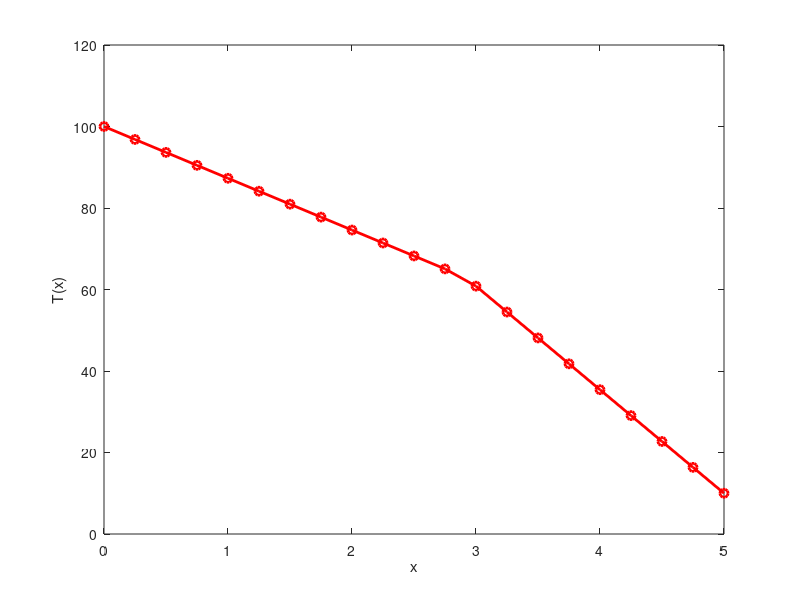
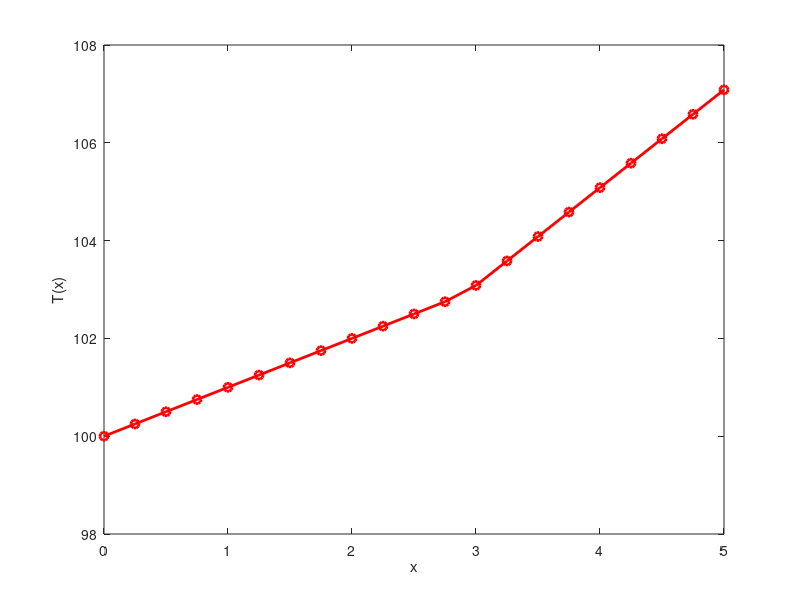

Source code (MATLAB) for these figures, in order:
% One-dimensional Laplace-equation solved on an equidistant grid
% non-homogeneous medium - eps(x) = (x>L1)*eps2 + x(<L1)*eps1
% d^2 Phi/dx^2 = 0

L1 = 3; L = 5;
eps1 = 2; eps2 = 1;
epsfv = @(x) (x>=L1).*eps2+(x<L1).*eps1;
% epsfv = @(x) eps1*x.^2;
% equidistant grid 
N = 20;
x = linspace(0,L,N+1);
h = x(2)-x(1);
Dn = 1/h^2;

epsval = epsfv(x);

%
% Boundary conditions constant
T1 = 100;
T2 = 10;

% Set up equations
A = zeros(N+1,N+1);
B = zeros(N+1,1);

for id=2:N 
  A(id,id-1) = 0.5*(epsval(id)+epsval(id-1))*Dn; 
  A(id,id) = -(0.5*(epsval(id)+epsval(id+1))+0.5*(epsval(id)+epsval(id-1)))*Dn;
  A(id,id+1) = 0.5*(epsval(id)+epsval(id+1))*Dn;
end

% Setting Boundary conditions
A(1,1) = 1; B(1) = T1;
A(N+1,N+1)=1; B(N+1) = T2;

% Solving algebraic equation
T = A \ B;

% Plotting
figure; 
  plot(x, T, 'r-o','LineWidth', 2);
  xlabel('x'); 
  ylabel('T(x)');
  

%% Problem B. 
% at x=L dT/dx=2 is given 
%  T_{L} - T_{L-1} = 2*( is used 
A(N+1,N) = -1/h; A(N+1,N+1) = 1/h; B(N+1) = 2;
T2 = A \ B;

figure; 
  plot(x, T2, 'r-o','LineWidth', 2);
  xlabel('x'); 
  ylabel('T(x)');

